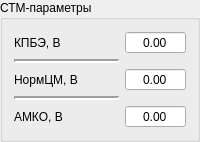
               <widget class="QGroupBox" name="groupBox_7">
                <property name="sizePolicy">
                 <sizepolicy hsizetype="Minimum" vsizetype="Minimum">
                  <horstretch>0</horstretch>
                  <verstretch>0</verstretch>
                 </sizepolicy>
                </property>
                <property name="minimumSize">
                 <size>
                  <width>110</width>
                  <height>120</height>
                 </size>
                </property>
                <property name="title">
                 <string>СТМ-параметры</string>
                </property>
                <layout class="QGridLayout" name="gridLayout_18">
                 <property name="verticalSpacing">
                  <number>2</number>
                 </property>
                 <item row="3" column="0">
                  <widget class="QLabel" name="SKE_stmNormCM_Label">
                   <property name="sizePolicy">
                    <sizepolicy hsizetype="Expanding" vsizetype="Preferred">
                     <horstretch>0</horstretch>
                     <verstretch>0</verstretch>
                    </sizepolicy>
                   </property>
                   <property name="text">
                    <string>НормЦМ, В</string>
                   </property>
                  </widget>
                 </item>
                 <item row="5" column="0">
                  <widget class="QLabel" name="SKE_stmAMKO_Label">
                   <property name="sizePolicy">
                    <sizepolicy hsizetype="Expanding" vsizetype="Preferred">
                     <horstretch>0</horstretch>
                     <verstretch>0</verstretch>
                    </sizepolicy>
                   </property>
                   <property name="text">
                    <string>АМКО, В</string>
                   </property>
                  </widget>
                 </item>
                 <item row="0" column="1">
                  <widget class="QDoubleSpinBox" name="SKE_stm_KPBE_DSBox">
                   <property name="sizePolicy">
                    <sizepolicy hsizetype="Minimum" vsizetype="Minimum">
                     <horstretch>0</horstretch>
                     <verstretch>0</verstretch>
                    </sizepolicy>
                   </property>
                   <property name="minimumSize">
                    <size>
                     <width>30</width>
                     <height>20</height>
                    </size>
                   </property>
                   <property name="alignment">
                    <set>Qt::AlignCenter</set>
                   </property>
                   <property name="buttonSymbols">
                    <enum>QAbstractSpinBox::NoButtons</enum>
                   </property>
                   <property name="maximum">
                    <double>10000.000000000000000</double>
                   </property>
                  </widget>
                 </item>
                 <item row="0" column="0">
                  <widget class="QLabel" name="SKE_stmKPBE_Label">
                   <property name="sizePolicy">
                    <sizepolicy hsizetype="Expanding" vsizetype="Preferred">
                     <horstretch>0</horstretch>
                     <verstretch>0</verstretch>
                    </sizepolicy>
                   </property>
                   <property name="text">
                    <string>КПБЭ, В</string>
                   </property>
                  </widget>
                 </item>
                 <item row="5" column="1">
                  <widget class="QDoubleSpinBox" name="SKE_stm_AMKO_DSBox">
                   <property name="sizePolicy">
                    <sizepolicy hsizetype="Minimum" vsizetype="Minimum">
                     <horstretch>0</horstretch>
                     <verstretch>0</verstretch>
                    </sizepolicy>
                   </property>
                   <property name="minimumSize">
                    <size>
                     <width>30</width>
                     <height>20</height>
                    </size>
                   </property>
                   <property name="alignment">
                    <set>Qt::AlignCenter</set>
                   </property>
                   <property name="buttonSymbols">
                    <enum>QAbstractSpinBox::NoButtons</enum>
                   </property>
                   <property name="maximum">
                    <double>10000.000000000000000</double>
                   </property>
                  </widget>
                 </item>
                 <item row="4" column="0">
                  <widget class="Line" name="line_15">
                   <property name="sizePolicy">
                    <sizepolicy hsizetype="Minimum" vsizetype="Fixed">
                     <horstretch>0</horstretch>
                     <verstretch>0</verstretch>
                    </sizepolicy>
                   </property>
                   <property name="minimumSize">
                    <size>
                     <width>0</width>
                     <height>10</height>
                    </size>
                   </property>
                   <property name="lineWidth">
                    <number>2</number>
                   </property>
                   <property name="orientation">
                    <enum>Qt::Horizontal</enum>
                   </property>
                  </widget>
                 </item>
                 <item row="2" column="0">
                  <widget class="Line" name="line_14">
                   <property name="sizePolicy">
                    <sizepolicy hsizetype="Minimum" vsizetype="Fixed">
                     <horstretch>0</horstretch>
                     <verstretch>0</verstretch>
                    </sizepolicy>
                   </property>
                   <property name="minimumSize">
                    <size>
                     <width>0</width>
                     <height>10</height>
                    </size>
                   </property>
                   <property name="lineWidth">
                    <number>2</number>
                   </property>
                   <property name="orientation">
                    <enum>Qt::Horizontal</enum>
                   </property>
                  </widget>
                 </item>
                 <item row="3" column="1">
                  <widget class="QDoubleSpinBox" name="SKE_stm_NormCM_DSBox">
                   <property name="sizePolicy">
                    <sizepolicy hsizetype="Minimum" vsizetype="Minimum">
                     <horstretch>0</horstretch>
                     <verstretch>0</verstretch>
                    </sizepolicy>
                   </property>
                   <property name="minimumSize">
                    <size>
                     <width>30</width>
                     <height>20</height>
                    </size>
                   </property>
                   <property name="alignment">
                    <set>Qt::AlignCenter</set>
                   </property>
                   <property name="buttonSymbols">
                    <enum>QAbstractSpinBox::NoButtons</enum>
                   </property>
                   <property name="maximum">
                    <double>10000.000000000000000</double>
                   </property>
                  </widget>
                 </item>
                </layout>
               </widget>
